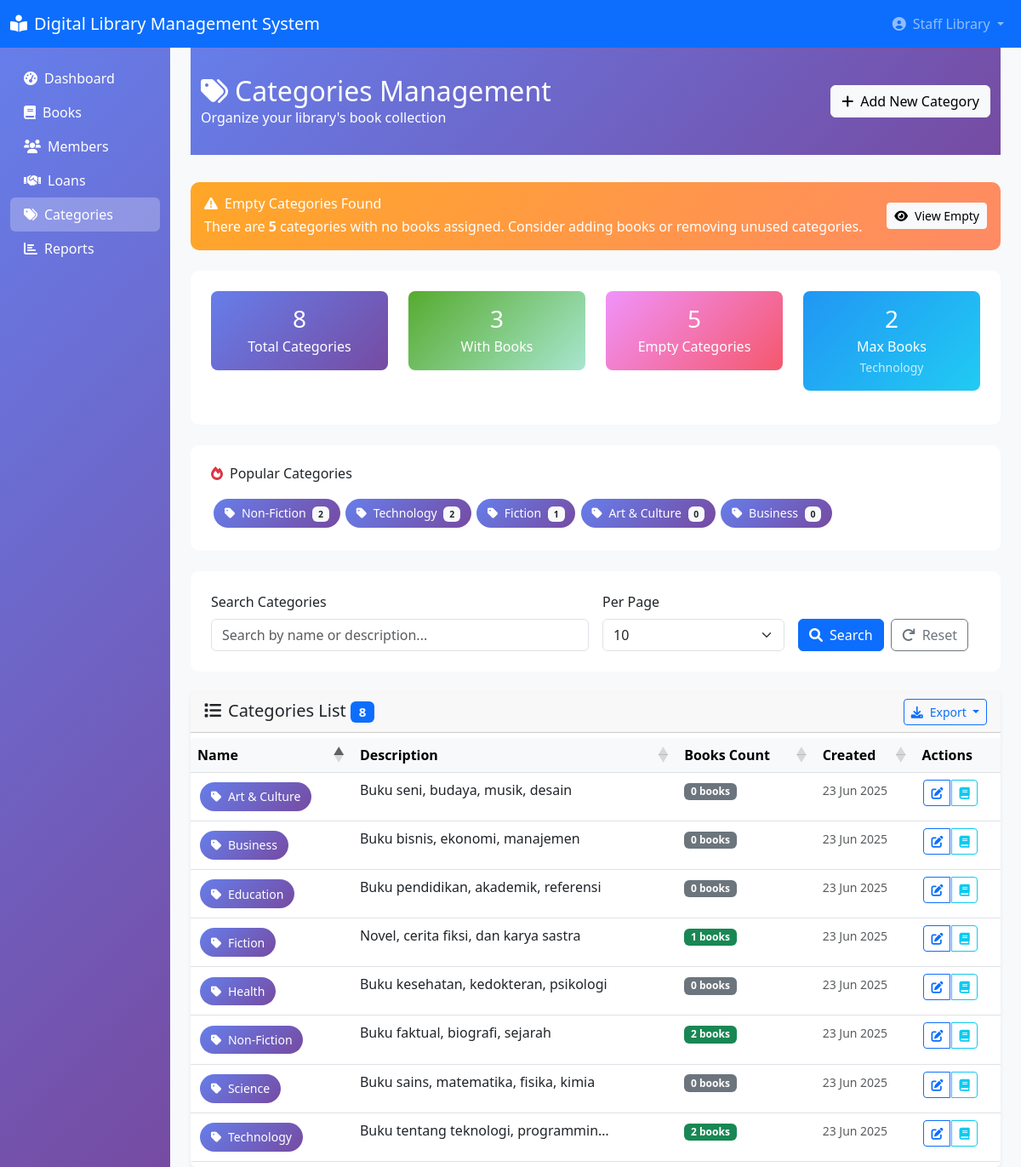
/categories.php (signed in), run on the app's committed database.
### tables this page shows
CREATE TABLE `categories` (
  `id` int NOT NULL,
  `name` varchar(100) NOT NULL,
  `description` text,
  `created_at` timestamp NULL DEFAULT CURRENT_TIMESTAMP,
  `updated_at` timestamp NULL DEFAULT CURRENT_TIMESTAMP ON UPDATE CURRENT_TIMESTAMP
);

### categories.php (the view, shortened to what the rows shown need)
<?php
require_once 'config.php';
require_once 'classes/BaseModel.php';
require_once 'classes/Category.php';
$categoryModel = new Category();
$action = $_GET['action'] ?? 'list';
$page = (int)($_GET['page'] ?? 1);
$perPage = (int)($_GET['per_page'] ?? RECORDS_PER_PAGE);
$search = sanitize($_GET['search'] ?? '');
try {
    $categories = $categoryModel->getCategoriesWithPagination($page, $perPage, $search);
    $popularCategories = $categoryModel->getPopularCategories(5);
} catch (Exception $e) {
    $message = "Error loading categories: " . $e->getMessage();
    $messageType = 'error';
    $categories = ['data' => [], 'total_pages' => 0, 'current_page' => 1];
    $categoryStats = ['total_categories' => 0, 'categories_with_books' => 0, 'empty_categories' => 0];
    $popularCategories = [];
    $emptyCategories = [];
}
$editCategory = null;
$csrfToken = generateCSRFToken();
?>
<!DOCTYPE html>
<html lang="en">
<head>
    <link href="https://cdn.jsdelivr.net/npm/bootstrap@5.3.0/dist/css/bootstrap.min.css" rel="stylesheet">
    <link href="https://cdnjs.cloudflare.com/ajax/libs/font-awesome/6.0.0/css/all.min.css" rel="stylesheet">
    <link href="https://cdn.datatables.net/1.13.0/css/dataTables.bootstrap5.min.css" rel="stylesheet">
</head>
<body>
    <div class="container-fluid">
        <div class="row">
            <main class="col-md-9 ms-sm-auto col-lg-10 px-md-4">
                <div class="page-header">
                    <div class="container-fluid">
                        <div class="row align-items-center">
                            <div class="col">
                                <h1 class="h2 mb-0">
                                    <i class="fas fa-tags me-2"></i>Categories Management
                                </h1>
                            </div>
                        </div>
                    </div>
                </div>
                <?php if ($action === 'add' || $action === 'edit'): ?>
                    <div class="card">
                        <div class="card-header">
                            <h5 class="mb-0">
                                <i class="fas fa-<?php echo $action === 'add' ? 'plus' : 'edit'; ?> me-2"></i>
                                <?php echo $action === 'add' ? 'Add New Category' : 'Edit Category'; ?>
                            </h5>
                        </div>
                        <div class="card-body">
                            <form method="POST" id="categoryForm">
                                <input type="hidden" name="csrf_token" value="<?php echo $csrfToken; ?>">
                                <?php if ($action === 'edit'): ?>
                                    <input type="hidden" name="category_id" value="<?php echo $editCategory['id']; ?>">
                                <?php endif; ?>
                                <div class="row">
                                    <div class="col-md-6 mb-3">
                                        <label for="name" class="form-label">Category Name *</label>
                                        <input type="text" class="form-control" id="name" name="name"
                                            value="<?php echo htmlspecialchars($editCategory['name'] ?? ''); ?>"
                                            required maxlength="100">
                                        <div class="form-text">Enter a unique category name</div>
                                    </div>
                                    <div class="col-md-6 mb-3">
                                        <label class="form-label">Category Preview</label>
                                        <div class="form-control-plaintext">
                                            <span class="category-tag" id="categoryPreview">
                                                <i class="fas fa-tag me-1"></i>
                                                <?php echo htmlspecialchars($editCategory['name'] ?? 'Category Name'); ?>
                                            </span>
                                        </div>
                                    </div>
                                </div>
                                <div class="mb-3">
                                    <label for="description" class="form-label">Description</label>
                                    <textarea class="form-control" id="description" name="description"
                                        rows="4" maxlength="500"><?php echo htmlspecialchars($editCategory['description'] ?? ''); ?></textarea>
                                    <div class="form-text">Optional description for this category (max 500 characters)</div>
                                </div>
                                <div class="d-flex gap-2">
                                    <button type="submit" name="<?php echo $action === 'add' ? 'add_category' : 'edit_category'; ?>" class="btn btn-primary">
                                        <i class="fas fa-save me-2"></i>
                                        <?php echo $action === 'add' ? 'Add Category' : 'Update Category'; ?>
                                    </button>
                                    <a href="categories.php" class="btn btn-secondary">
                                        <i class="fas fa-times me-2"></i>Cancel
                                    </a>
                                </div>
                            </form>
                        </div>
                    </div>
                <?php else: ?>
                    <?php if (!empty($popularCategories)): ?>
                        <div class="popular-categories">
                            <div class="d-flex flex-wrap">
                                <?php foreach ($popularCategories as $popular): ?>
                                    <a href="books.php?category=<?php echo $popular['id']; ?>" class="category-tag">
                                        <i class="fas fa-tag me-1"></i>
                                        <?php echo htmlspecialchars($popular['name']); ?>
                                        <span class="badge bg-light text-dark ms-1"><?php echo $popular['book_count']; ?></span>
                                    </a>
                                <?php endforeach; ?>
                            </div>
                        </div>
                    <?php endif; ?>
                    <div class="card">
                        <div class="card-body p-0">
                            <?php if (!empty($categories['data'])): ?>
                                <div class="table-responsive">
                                    <table class="table table-hover mb-0" id="categoriesTable">
                                        <thead class="table-light">
                                            <tr>
                                                <th>Name</th>
                                                <th>Description</th>
                                                <th>Books Count</th>
                                                <th>Created</th>
                                                <th>Actions</th>
                                            </tr>
                                        </thead>
                                        <tbody>
                                            <?php foreach ($categories['data'] as $category): ?>
                                                <tr>
                                                    <td>
                                                        <div class="d-flex align-items-center">
                                                            <span class="category-tag me-2">
                                                                <i class="fas fa-tag me-1"></i>
                                                                <?php echo htmlspecialchars($category['name']); ?>
                                                            </span>
                                                        </div>
                                                    </td>
                                                    <td>
                                                        <?php if ($category['description']): ?>
                                                            <span class="text-truncate d-inline-block" style="max-width: 300px;"
                                                                title="<?php echo htmlspecialchars($category['description']); ?>">
                                                                <?php echo htmlspecialchars($category['description']); ?>
                                                            </span>
                                                        <?php else: ?>
                                                            <span class="text-muted">No description</span>
                                                        <?php endif; ?>
                                                    </td>
                                                    <td>
                                                        <?php if ($category['book_count'] > 0): ?>
                                                            <a href="books.php?category=<?php echo $category['id']; ?>"
                                                                class="badge bg-success text-decoration-none">
                                                                <?php echo $category['book_count']; ?> books
                                                            </a>
                                                        <?php else: ?>
                                                            <span class="badge bg-secondary">0 books</span>
                                                        <?php endif; ?>
                                                    </td>
                                                    <td>
                                                        <small class="text-muted">
                                                            <?php echo date('d M Y', strtotime($category['created_at'])); ?>
                                                        </small>
                                                    </td>
                                                    <td>
                                                        <div class="btn-group" role="group">
                                                            <a href="categories.php?action=edit&id=<?php echo $category['id']; ?>"
                                                                class="btn btn-sm btn-outline-primary btn-action"
                                                                title="Edit">
                                                                <i class="fas fa-edit"></i>
                                                            </a>
                                                            <a href="books.php?category=<?php echo $category['id']; ?>"
                                                                class="btn btn-sm btn-outline-info btn-action"
                                                                title="View Books">
                                                                <i class="fas fa-book"></i>
                                                            </a>
                                                        </div>
                                                    </td>
                                                </tr>
                                            <?php endforeach; ?>
                                        </tbody>
                                    </table>
                                </div>
                            <?php endif; ?>
                        </div>
                    </div>
                <?php endif; ?>
            </main>
        </div>
    </div>
</body>
</html>

### data on the page
categories: name "Non-Fiction", book_count "2", description "Buku faktual, biografi, sejarah", created_at "23 Jun 2025"
categories: name "Technology", book_count "2", description "Buku tentang teknologi, programmin…", created_at "23 Jun 2025"
categories: name "Fiction", book_count "1", description "Novel, cerita fiksi, dan karya sastra", created_at "23 Jun 2025"
categories: name "Art & Culture", book_count "0", description "Buku seni, budaya, musik, desain", shows "0 books", created_at "23 Jun 2025"
categories: name "Business", book_count "0", description "Buku bisnis, ekonomi, manajemen", shows "0 books", created_at "23 Jun 2025"
categories: name "Education", description "Buku pendidikan, akademik, referensi", shows "0 books", created_at "23 Jun 2025"
categories: name "Health", description "Buku kesehatan, kedokteran, psikologi", shows "0 books", created_at "23 Jun 2025"
categories: name "Science", description "Buku sains, matematika, fisika, kimia", shows "0 books", created_at "23 Jun 2025"

### other printed values
SITE_NAME "Digital Library Management System"
$_SESSION['full_name'] "Staff Library"
count($emptyCategories) "5"
$categoryStats['total_categories'] "8"
$categoryStats['categories_with_books'] "3"
$categoryStats['empty_categories'] "5"
$categoryStats['most_popular']['book_count'] "2"
$categoryStats['most_popular']['name'] "Technology"
$categories['total_records'] "8"
